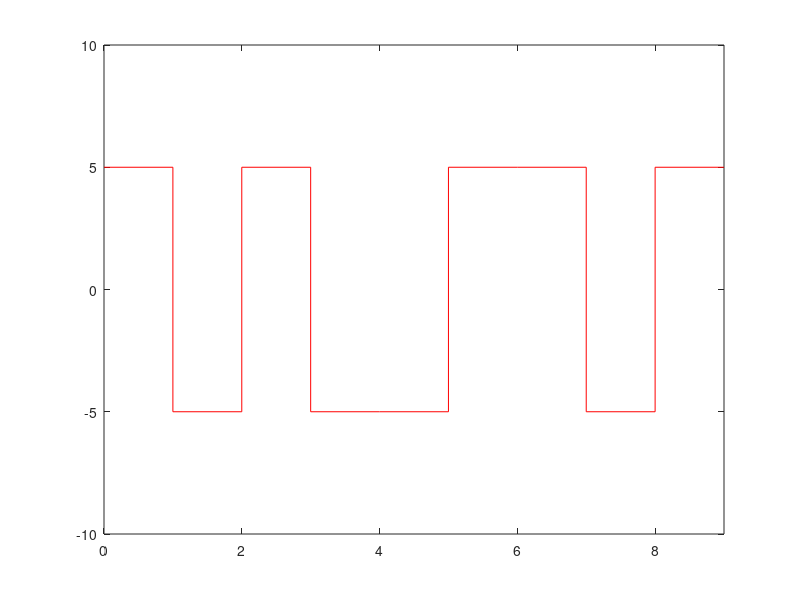

The MATLAB script that drew this image:
clear all;
bitstream=[1 0 1 1 0 0 1 0 0];
out=zeros(1,10);
out(1)=5;
outX=0:9;
index=2;
for i=1:9
    if bitstream(i)==0
        out(index)=5;
    else
        out(index)=-5;
    end
    index=index+1;
end
figure;
stairs(outX,out,'r');
axis([0,9,-10,10]);